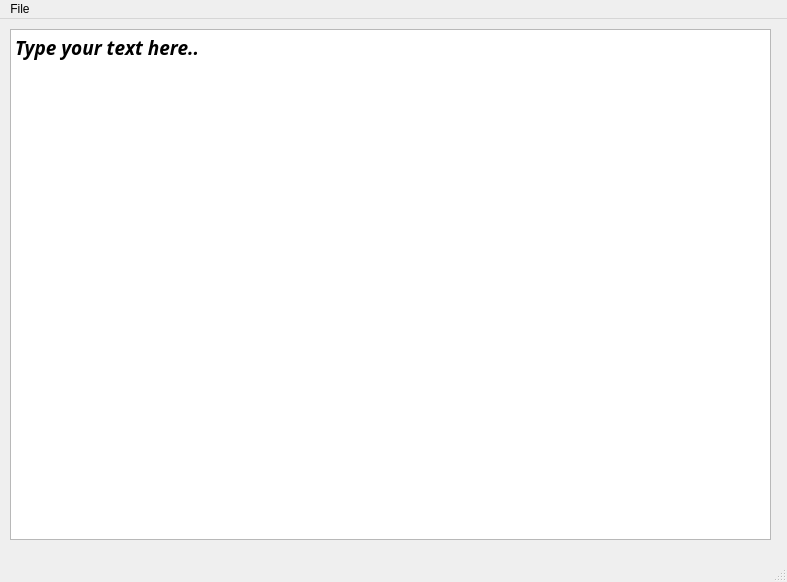
<?xml version="1.0" encoding="UTF-8"?>
<ui version="4.0">
 <class>MainWindow</class>
 <widget class="QMainWindow" name="MainWindow">
  <property name="geometry">
   <rect>
    <x>0</x>
    <y>0</y>
    <width>787</width>
    <height>582</height>
   </rect>
  </property>
  <property name="minimumSize">
   <size>
    <width>787</width>
    <height>582</height>
   </size>
  </property>
  <property name="maximumSize">
   <size>
    <width>787</width>
    <height>582</height>
   </size>
  </property>
  <property name="windowTitle">
   <string>SimplePad</string>
  </property>
  <property name="styleSheet">
   <string notr="true"/>
  </property>
  <widget class="QWidget" name="centralwidget">
   <widget class="QPlainTextEdit" name="editor">
    <property name="geometry">
     <rect>
      <x>10</x>
      <y>10</y>
      <width>761</width>
      <height>511</height>
     </rect>
    </property>
    <property name="font">
     <font>
      <family>Purisa</family>
      <pointsize>14</pointsize>
      <weight>75</weight>
      <italic>true</italic>
      <bold>true</bold>
     </font>
    </property>
    <property name="styleSheet">
     <string notr="true">background-image: url(/home/student/Desktop/Komponentno/project2/data/Essay-Writing.png);
opacity: 0.5;
</string>
    </property>
    <property name="plainText">
     <string>Type your text here..</string>
    </property>
   </widget>
  </widget>
  <widget class="QMenuBar" name="menubar">
   <property name="geometry">
    <rect>
     <x>0</x>
     <y>0</y>
     <width>787</width>
     <height>29</height>
    </rect>
   </property>
   <widget class="QMenu" name="menuFile">
    <property name="title">
     <string>File</string>
    </property>
    <addaction name="actionNew"/>
    <addaction name="actionSave"/>
    <addaction name="actionSaveAs"/>
   </widget>
   <addaction name="menuFile"/>
  </widget>
  <widget class="QStatusBar" name="statusbar"/>
  <action name="actionNew">
   <property name="text">
    <string>New</string>
   </property>
   <property name="statusTip">
    <string>Create new file</string>
   </property>
   <property name="shortcut">
    <string>Ctrl+N</string>
   </property>
  </action>
  <action name="actionSave">
   <property name="text">
    <string>Save</string>
   </property>
   <property name="shortcut">
    <string>Ctrl+S</string>
   </property>
  </action>
  <action name="actionSaveAs">
   <property name="text">
    <string>SaveAs</string>
   </property>
   <property name="shortcut">
    <string>Ctrl+Alt+S</string>
   </property>
  </action>
  <action name="actionCut">
   <property name="text">
    <string>Cut</string>
   </property>
   <property name="shortcut">
    <string>Ctrl+X</string>
   </property>
  </action>
  <action name="actionCopy">
   <property name="text">
    <string>Copy</string>
   </property>
   <property name="shortcut">
    <string>Ctrl+C</string>
   </property>
  </action>
  <action name="actionPaste">
   <property name="text">
    <string>Paste</string>
   </property>
   <property name="shortcut">
    <string>Ctrl+N</string>
   </property>
  </action>
 </widget>
 <resources/>
 <connections/>
</ui>
